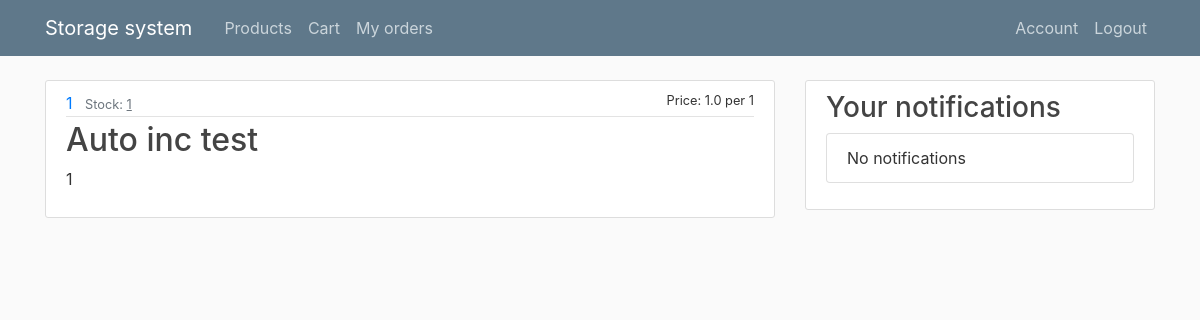
The app's page /product/16 (signed in), older data.
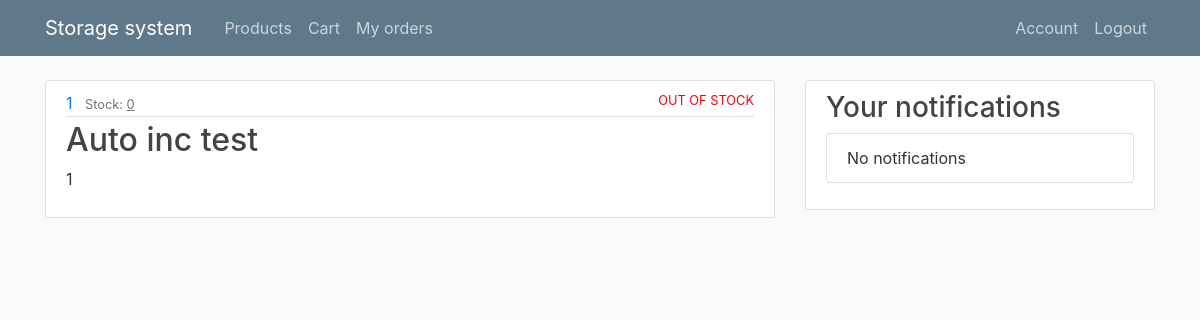
The same page, newer data.
### flaskblog/models.py (models this page shows, shortened)
class Product(db.Model):
    id = db.Column(db.Integer, primary_key=True)
    name = db.Column(db.String(20), nullable=False, unique=True)
    category = db.Column(db.String(20), nullable=False)
    price = db.Column(db.Float, nullable=False)
    quantityInStock = db.Column(db.Integer, nullable=False)
    unitOfMeasure = db.Column(db.String(20), nullable=False)
    description = db.Column(db.Text, nullable=False)

### flaskblog/products/routes.py (the view)
@products.route("/product/<int:product_id>")
@login_required
def product(product_id):
    product = Product.query.get_or_404(product_id)
    return render_template('product.html', product=product)

### flaskblog/models.py (called while the page is built)
@login_manager.user_loader
def load_user(user_id):
    return User.query.get(int(user_id))

    def has_roles(self, role):
        if isinstance(role, str):
            return role in (role.name for role in self.roles)
        else:
            return role in self.roles

### flaskblog/templates/product.html (shortened to what this page needs)
{% extends "layout.html" %}
{% block content %}
  <article class="media content-section">
    <div class="media-body">
      <div class="product-metadata">
        <a class="mr-2" href="{{ url_for('products.category_products', category=product.category) }}">{{ product.category }}</a>
        <small class="text-muted">Stock: <u>{{ product.quantityInStock }}</u></small>
        <small class="flt-r" {% if product.quantityInStock==0 %}style="color: red;"{% endif %}>{% if product.quantityInStock==0 %}OUT OF STOCK{% else %} Price: {{product.price}} per {{product.unitOfMeasure}}{% endif %}</small>
      </div>
      <h2 class="product-title">{{ product.name }}</h2>
      <p class="product-content">{{ product.description }}</p>
    </div>
  </article>
{% endblock content %}

Row changes from the older to the newer data that the page shows:
changed Product "Auto inc test": quantityInStock "1" → "0"; price "1.0" → (not shown); unitOfMeasure "1" → (not shown)
Text that changed along with them:
text no longer shown: "Price: per"
text now shown: "OUT OF STOCK"
